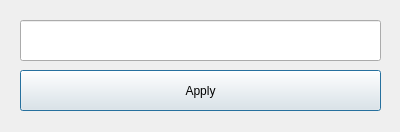
<?xml version="1.0" encoding="UTF-8"?>
<ui version="4.0">
 <class>rfiddialog</class>
 <widget class="QDialog" name="rfiddialog">
  <property name="geometry">
   <rect>
    <x>0</x>
    <y>0</y>
    <width>400</width>
    <height>132</height>
   </rect>
  </property>
  <property name="minimumSize">
   <size>
    <width>400</width>
    <height>132</height>
   </size>
  </property>
  <property name="maximumSize">
   <size>
    <width>400</width>
    <height>132</height>
   </size>
  </property>
  <property name="windowTitle">
   <string>Dialog</string>
  </property>
  <widget class="QPushButton" name="pushButton">
   <property name="geometry">
    <rect>
     <x>20</x>
     <y>70</y>
     <width>361</width>
     <height>41</height>
    </rect>
   </property>
   <property name="text">
    <string>Apply</string>
   </property>
  </widget>
  <widget class="QLineEdit" name="lineEdit">
   <property name="geometry">
    <rect>
     <x>20</x>
     <y>20</y>
     <width>361</width>
     <height>41</height>
    </rect>
   </property>
   <property name="font">
    <font>
     <pointsize>15</pointsize>
     <weight>75</weight>
     <bold>true</bold>
    </font>
   </property>
   <property name="maxLength">
    <number>10</number>
   </property>
   <property name="alignment">
    <set>Qt::AlignCenter</set>
   </property>
  </widget>
 </widget>
 <resources/>
 <connections/>
</ui>
